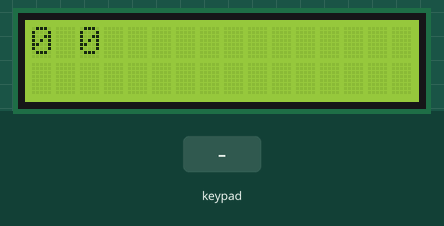
Simulated run of this sketch. Board: Arduino Uno, built with avr-gcc and run on an emulated ATmega328P. Parts: 16×2 character LCD. The test bench sets the inputs (shaded band).

Above: at 2.2 s.
2.3 s: keypad keys 7 + 5 = pressed 0.4 s apart
At 4.7 s:
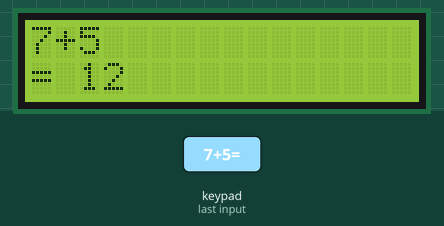
5.4 s: key '/' pressed
At 6.0 s:
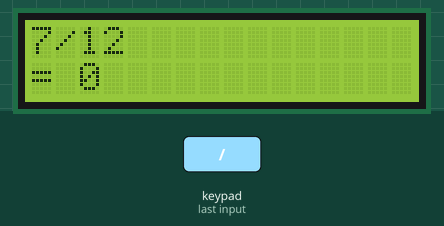
7.0 s: keypad keys 0 1 2 3 * pressed 0.4 s apart
At 7.4 s:
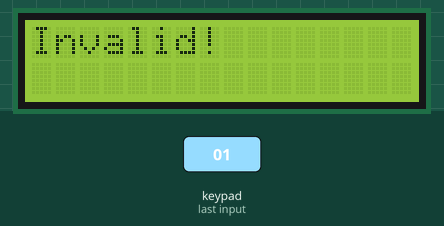
12.0 s: key '-' pressed
At 12.4 s:
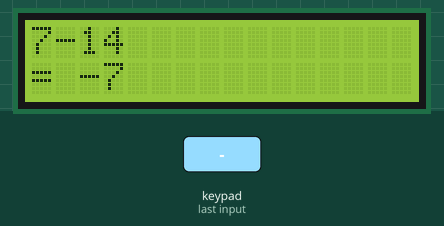
13.6 s: key 'C' pressed
At 14.8 s:
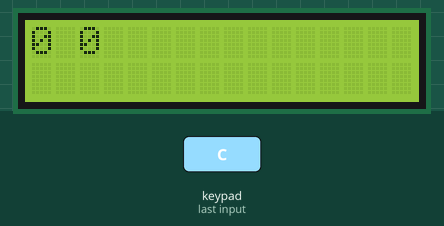
15.1 s: keypad keys 4 5 6 7 * pressed 0.4 s apart
At 17.3 s:
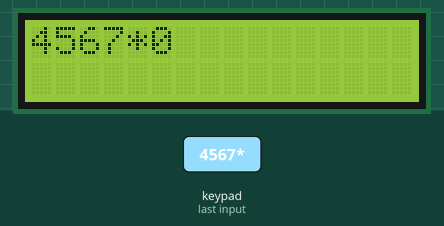
Timing chart, 0 to 18.8 s (numbered marks = the images above; inputs shaded):
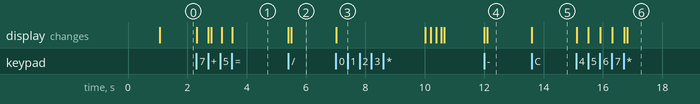

Measured:
- after the input at 2.3 s, the display: first changes at once (image 1 shows a later state)
- after the input at 5.4 s, the display: first changes at once (image 2 shows a later state)
- after the input at 7.0 s, the display: changes at once (image 3)
- after the input at 12.0 s, the display: first changes at once (image 4 shows a later state)
- after the input at 13.6 s, the display: changes at once (image 5)
- after the input at 15.1 s, the display: first changes at once (image 6 shows a later state)

The sketch:

sketch_oct20a.ino
```cpp
#include <LiquidCrystal.h>
#include <Keypad.h>

const byte ROWS = 4; // Four rows
const byte COLS = 4; // Three columns
char keys[ROWS][COLS] = {
  {'7','8','9','/'},
  {'4','5','6','*'},
  {'1','2','3','-'},
  {'C','0','=','+'}
};
byte rowPins[ROWS] = { 0, 1, 2, 3 };
byte colPins[COLS] = { 4, 5, 6, 7 };

Keypad kpd = Keypad( makeKeymap(keys), rowPins, colPins, ROWS, COLS );
const int rs = 8, en = 9, d4 = 10, d5 = 11, d6 = 12, d7 = 13;
LiquidCrystal lcd(rs, en, d4, d5, d6, d7);
long Num1, Num2, Num;
char key, operation;
boolean result = false, num1orNum2 = false, error = false;

void setup() {
  lcd.begin(16, 2);
  lcd.print("Basic Calculator");
  delay(1000);
  lcd.clear();
}

void loop() {
  key = kpd.getKey();
  if (key != NO_KEY)
    DetectButtons();

  if (result == true)
    Calculate();

  DisplayResult();
}
void Calculate()
{
  if (operation=='+')
    Num = Num1+Num2;

  if (operation=='-')
    Num = Num1-Num2;

  if (operation=='*')
    Num = Num1*Num2;

  if (operation=='/'){
    if (Num2 != 0)
      Num = Num1/Num2;
    else
      error = true;
  }

}
void DisplayResult()
{
  lcd.setCursor(0, 0);
  if (!error){
    if (!num1orNum2)
      {lcd.print(Num1); lcd.print(' '); lcd.print(Num2);}
    else
      {lcd.print(Num1); lcd.print(operation); lcd.print(Num2);}
    lcd.setCursor(0, 1);
    if (result == true){
      lcd.print("= ");
      lcd.print(Num);
    }
  }else {
    lcd.clear();
    lcd.print("Invalid!");
    delay(1000);
    error = false;
  }
}
void DetectButtons()
{
    lcd.clear();
    if (key=='C') //If cancel Button is pressed
    {Num=Num1=Num2=0; result=false; num1orNum2 = false;}

     if (key == '1') {
      if (Num==0)
        Num=1;
      else
        Num = (Num*10) + 1; //Pressed twice
    }

     if (key == '4')
    {
      if (Num==0)
        Num=4;
      else
        Num = (Num*10) + 4; //Pressed twice
    }

     if (key == '7')
    {
      if (Num==0)
        Num=7;
      else
        Num = (Num*10) + 7; //Pressed twice
    }


    if (key == '0')
    {
      if (Num==0)
        Num=0;
      else
        Num = (Num*10) + 0; //Pressed twice
    }

     if (key == '2')
    {
      if (Num==0)
        Num=2;
      else
        Num = (Num*10) + 2; //Pressed twice
    }

     if (key == '5')
    {
      if (Num==0)
        Num=5;
      else
        Num = (Num*10) + 5; //Pressed twice
    }

     if (key == '8')
    {
      if (Num==0)
        Num=8;
      else
        Num = (Num*10) + 8; //Pressed twice
    }


    if (key == '=')
      result = true;

     if (key == '3')
    {
      if (Num==0)
        Num=3;
      else
        Num = (Num*10) + 3; //Pressed twice
    }

     if (key == '6')
    {
      if (Num==0)
        Num=6;
      else
        Num = (Num*10) + 6; //Pressed twice
    }

     if (key == '9')
    {
      if (Num==0)
        Num=9;
      else
        Num = (Num*10) + 9; //Pressed twice
    }
    if(num1orNum2)
      Num2 = Num;
    else
      Num1 = Num;

      if (key == '+' || key == '-' || key == '/' || key == '*')
  {
    num1orNum2 = true;
    Num =0;
    operation = key;
    delay(100);
  }
}
```
